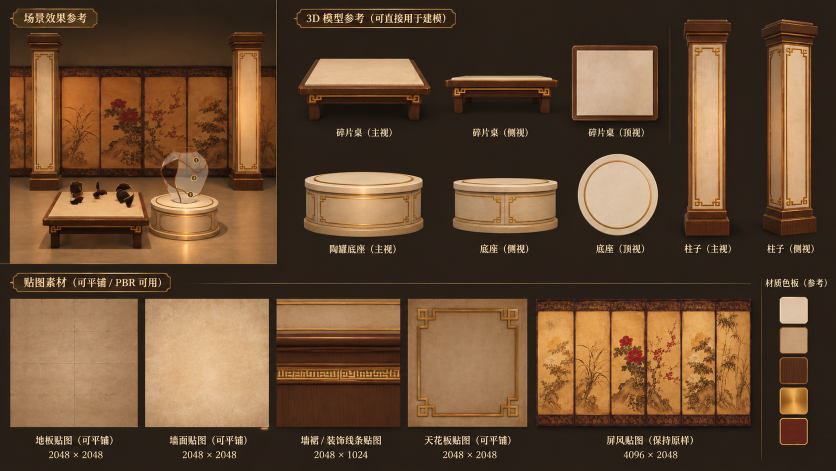
#> input picture environment-assets/restoration/reference.png, 1672 x 941 px (shown at 1/2 size)
$ python prepare_restoration_media.py
#> lines starting #> are read from the running program, lines starting #| are printed output that depends on the picture
"""Extract supplied swatches and prepare the supplied screen video. No generated art.
Requires Pillow and imageio-ffmpeg. Run from the repository root.
"""
from pathlib import Path
from PIL import Image
import imageio_ffmpeg
import subprocess

ROOT=Path(__file__).resolve().parents[2]
source=ROOT/'environment-assets/restoration'
target=ROOT/'public/textures/restoration'
target.mkdir(parents=True,exist_ok=True)
reference=Image.open(source/'reference.png')
#> reference is the input picture: PIL image 1672x941 RGB; mean R, G, B 101.2, 73.7, 49.7
reference.crop((20,598,275,854)).save(target/'floor.webp',quality=90)
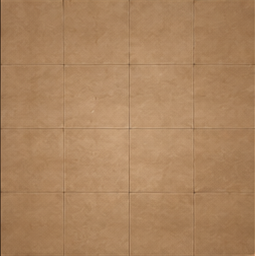
#> saved as floor.webp: PIL image 255x256 RGB; mean R, G, B 170.9, 132.2, 95.4
reference.crop((291,598,537,854)).save(target/'stone.webp',quality=90)
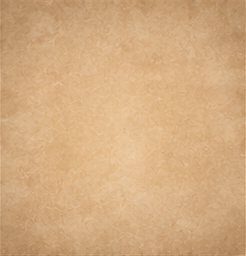
#> saved as stone.webp: PIL image 246x256 RGB; mean R, G, B 210.9, 171.2, 128
video=source/'source-screen.mp4'
#> (the run stopped early here; a loop or call above may not have finished)
